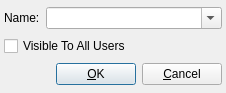
<ui version="4.0" >
 <author></author>
 <comment></comment>
 <exportmacro></exportmacro>
 <class>SaveListDialogUI</class>
 <widget class="QDialog" name="SaveListDialogUI" >
  <property name="geometry" >
   <rect>
    <x>0</x>
    <y>0</y>
    <width>226</width>
    <height>93</height>
   </rect>
  </property>
  <property name="windowTitle" >
   <string>Save Host List</string>
  </property>
  <layout class="QVBoxLayout" >
   <property name="margin" >
    <number>4</number>
   </property>
   <property name="spacing" >
    <number>4</number>
   </property>
   <item>
    <layout class="QHBoxLayout" >
     <property name="margin" >
      <number>0</number>
     </property>
     <property name="spacing" >
      <number>6</number>
     </property>
     <item>
      <widget class="QLabel" name="textLabel1" >
       <property name="text" >
        <string>Name:</string>
       </property>
      </widget>
     </item>
     <item>
      <widget class="QComboBox" name="mNameCombo" >
       <property name="sizePolicy" >
        <sizepolicy>
         <hsizetype>3</hsizetype>
         <vsizetype>0</vsizetype>
         <horstretch>0</horstretch>
         <verstretch>0</verstretch>
        </sizepolicy>
       </property>
       <property name="editable" >
        <bool>true</bool>
       </property>
      </widget>
     </item>
    </layout>
   </item>
   <item>
    <widget class="QCheckBox" name="mGlobalCheck" >
     <property name="text" >
      <string>Visible To All Users</string>
     </property>
    </widget>
   </item>
   <item>
    <layout class="QHBoxLayout" >
     <property name="margin" >
      <number>0</number>
     </property>
     <property name="spacing" >
      <number>6</number>
     </property>
     <item>
      <spacer>
       <property name="orientation" >
        <enum>Qt::Horizontal</enum>
       </property>
       <property name="sizeType" >
        <enum>QSizePolicy::Expanding</enum>
       </property>
       <property name="sizeHint" >
        <size>
         <width>101</width>
         <height>20</height>
        </size>
       </property>
      </spacer>
     </item>
     <item>
      <widget class="QPushButton" name="mOKButton" >
       <property name="text" >
        <string>&amp;OK</string>
       </property>
       <property name="shortcut" >
        <string>Alt+O</string>
       </property>
      </widget>
     </item>
     <item>
      <widget class="QPushButton" name="mCancelButton" >
       <property name="text" >
        <string>&amp;Cancel</string>
       </property>
       <property name="shortcut" >
        <string>Alt+C</string>
       </property>
      </widget>
     </item>
    </layout>
   </item>
  </layout>
 </widget>
 <layoutdefault spacing="6" margin="11" />
 <resources/>
 <connections>
  <connection>
   <sender>mOKButton</sender>
   <signal>clicked()</signal>
   <receiver>SaveListDialogUI</receiver>
   <slot>accept()</slot>
   <hints>
    <hint type="sourcelabel" >
     <x>101</x>
     <y>79</y>
    </hint>
    <hint type="destinationlabel" >
     <x>103</x>
     <y>92</y>
    </hint>
   </hints>
  </connection>
  <connection>
   <sender>mCancelButton</sender>
   <signal>clicked()</signal>
   <receiver>SaveListDialogUI</receiver>
   <slot>reject()</slot>
   <hints>
    <hint type="sourcelabel" >
     <x>206</x>
     <y>78</y>
    </hint>
    <hint type="destinationlabel" >
     <x>226</x>
     <y>78</y>
    </hint>
   </hints>
  </connection>
 </connections>
</ui>
